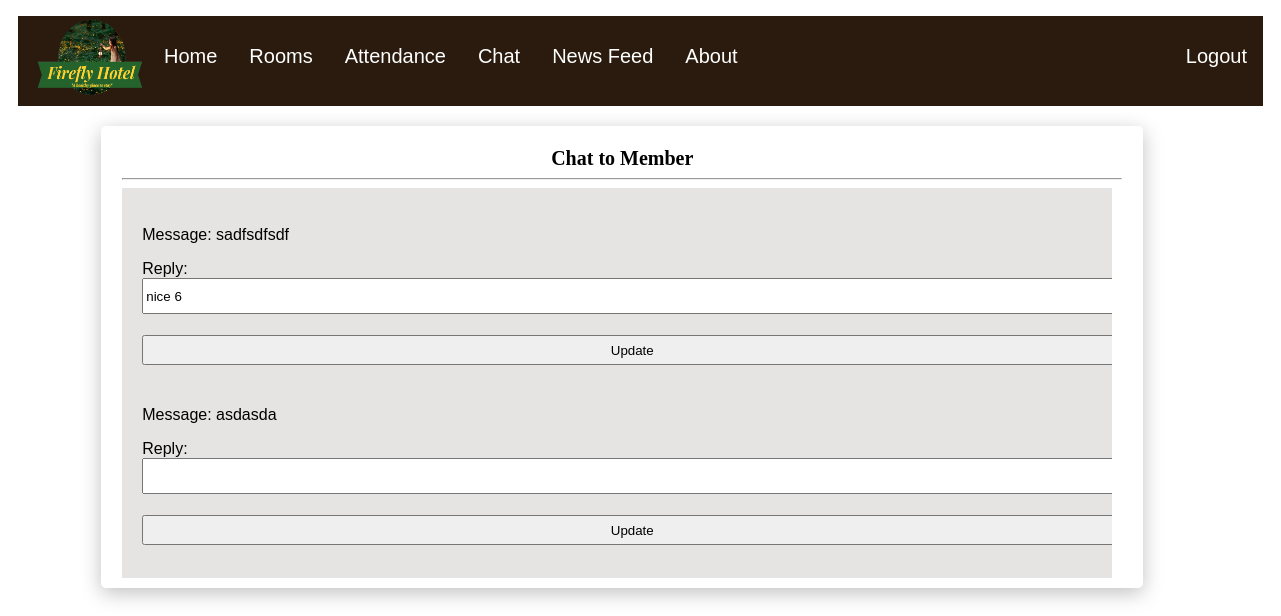
/staff/chat.php?memberid=21 (signed in), run on the app's committed database.
### tables this page shows
CREATE TABLE `message` (
  `msg_id` varchar(13) NOT NULL,
  `msg` varchar(1000) NOT NULL,
  `reply` varchar(1000) NOT NULL,
  `member_id` int(4) NOT NULL
);

### staff/viewMessages.php (called while the page is built, shortened)
<?php
    $member_id = $_GET['memberid'];
    $conn = mysqli_connect('localhost', 'root', '', 'firefly_hotel') or die('Unable to connect');
    $query = $conn->query("SELECT * FROM `message` WHERE `member_id` = '$member_id'") or die(mysqli_error());
    $fetch = $query->fetch_all();
?>

### staff/chat.php (the view, shortened to what this page needs)
<?php include 'viewMessages.php'?>
<!DOCTYPE html>
<html lang="en">
<head>
    <link href="../css/chat.css"  rel = "stylesheet" type = "text/css" >
    <link href="../css/homepage.css"  rel = "stylesheet" type = "text/css" >
</head>
<body>
    <img src="../photos/logo.png" style="width: 160px; height: 100px;position: absolute;top: 10px;left: 15px">
    <ul>
        <div class="leftlinks">
            <li><a href="Staff_homepage.php">Home</a></li>
            <li><a href="display/Courtyard.php">Rooms</a></li>
            <li><a href="attendance.php">Attendance</a></li>
            <li><a href="chatusers.php">Chat</a></li>
            <li><a href="newsfeed.php">News Feed</a></li>
            <li><a href="#about">About</a></li>
        </div>
        <li style="float:right;"><a href="../Php/logout.php">Logout</a></li>
    </ul>
    <div class="box_center1">
        <div class="main_box2">
            <header>Chat to Member</header>
            <hr>
            <div class="scrollBox2">
                <?php
					foreach($fetch as $message)
					{
						echo "<br> <label>Message: </label>" . $message['1'] . "
                            <form action=\"updateReply.php\" method=\"POST\" enctype=\"multipart/form-data\" autocomplete=\"off\">
                                <p>Reply: " . "<input type=\"text\" name=\"reply\" id=\"reply\" value=\"" . $message['2'] . "\"" . ">" . "</p>
                                <input type=\"submit\" value=\"Update\">
                                <input type=\"hidden\" name=\"messageID\" value=\"" . $message['0'] . "\">
                                <input type=\"hidden\" name=\"memberid\" value=\"" . $_GET['memberid'] . "\">
                            </form>
                            <br>";
					}
			    ?>
            </div>
        </div>
    </div>
</body>
</html>

### css/chat.css (style rules this page uses)
.main_box2 { width:1000px; height:420px; border: 0.1px solid rgb(255, 255, 255); padding: 20px; margin-left: 20px; margin-right: 20px; margin-top: 10px; margin-bottom: 30px; box-shadow: 0px 5px 20px rgb(0,0,0,0.25); border-radius: 5px; }
.scrollBox2 { background: #e6e3e3; height:350px; width:950px; padding:20px; #ccc; font-family: 'Poppins', sans-serif; overflow:auto; }
input { width:980px; height: 30px; margin-bottom: 5px; }
.box_center1 { margin: 0px 0px 5% 5%; width: 100%; padding: 10px; }
header { text-align: center; font-size: 20px; font-weight: bold; }
body { font-family: serif; }

### css/homepage.css (style rules this page uses)
ul { list-style-type: none; margin-bottom: 0; padding: 0; overflow: hidden; background-color: #2A1B0E; color: white; margin-left: 10px; margin-right: 10px; height: 90px; }
li { float: left; padding-top: 15px; padding-bottom: 15px; }
li a { display: block; color: white; text-align: center; padding: 14px 16px; text-decoration: none; font-family: Arial; font-size: 20px; }
.leftlinks { margin-left: 130px; }

### data on the page
message: msg "sadfsdfsdf", reply "nice 6"
message: msg "asdasda"
